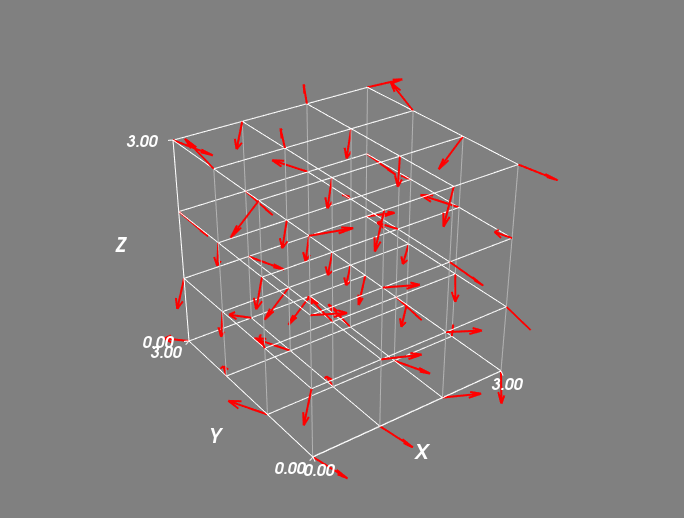

The script that drew this image:
import numpy as np
from mayavi import mlab
from tvtk.api import tvtk

#gradient data
from test_gradients import test_gradients_3d
g=np.array(test_gradients_3d)

N=g.shape[0]

#making plot data
x=y=z=np.arange(0,N)
x,y,z=np.meshgrid(x,y,z,indexing="ij") #the indexing of x is x[nx,ny,nz]. for y,z,u,v,w the same holds 
u=0.0*x
v=0.0*y
w=0.0*z
for nx in range(N):
    for ny in range(N):
        for nz in range(N):
            u[nx,ny,nz]=g[nz,ny,nx][0]
            v[nx,ny,nz]=g[nz,ny,nx][1]
            w[nx,ny,nz]=g[nz,ny,nx][2]

fig=mlab.figure()
#fig.scene.parallel_projection = True
mlab.quiver3d(x,y,z,u,v,w)
mlab.axes(extent=[0,N-1,0,N-1,0,N-1],ranges=[0,N-1,0,N-1,0,N-1])

#show grid using ImageData
append= tvtk.AppendPolyData()
for i in range(N):
    image=tvtk.ImageData(dimensions=(N,N,1),spacing=(1,1,1),origin=(0,0,i)) # (x,y,z)
    surface=tvtk.DataSetSurfaceFilter()
    surface.set_input_data(image)
    append.add_input_connection(surface.output_port)

    image=tvtk.ImageData(dimensions=(N,1,N),spacing=(1,1,1),origin=(0,i,0)) # (x,y,z)
    surface=tvtk.DataSetSurfaceFilter()
    surface.set_input_data(image)
    append.add_input_connection(surface.output_port)

mapper=tvtk.PolyDataMapper()
mapper.set_input_connection(append.output_port)
p = tvtk.Property(opacity=1,color=(1,1,1),ambient=0.7,representation="wireframe")
actor=tvtk.Actor(mapper=mapper,property=p)
fig.scene.add_actor(actor)

fig.scene.camera.position=np.array([9,12,9])
fig.scene.camera.focal_point=np.array([1.5,1.5,1.5])
fig.scene.camera.view_angle=25
